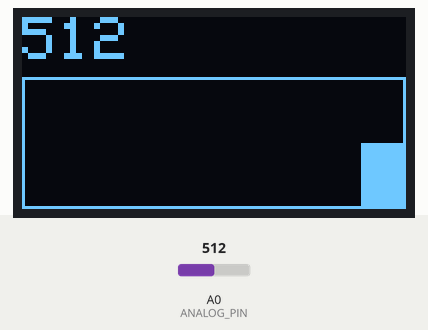
Simulated run of this sketch. Board: Arduino Uno, built with avr-gcc and run on an emulated ATmega328P. Parts: 128×64 one-colour display. The test bench sets the inputs (shaded band); at power-on: A0 (ANALOG_PIN) = 512.

Above: at 1.24 s.
1.3 s: A0 (ANALOG_PIN) set to 716
At 1.41 s:
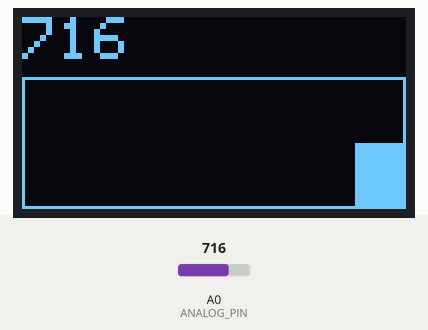
3.0 s: A0 (ANALOG_PIN) set to 900
At 3.05 s:
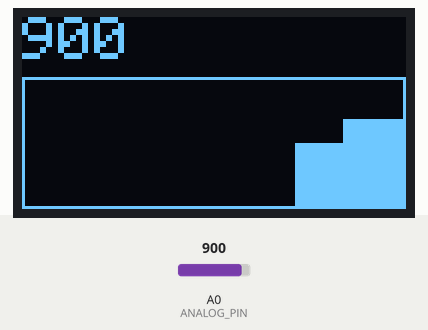
4.5 s: A0 (ANALOG_PIN) set to 1023
At 4.62 s:
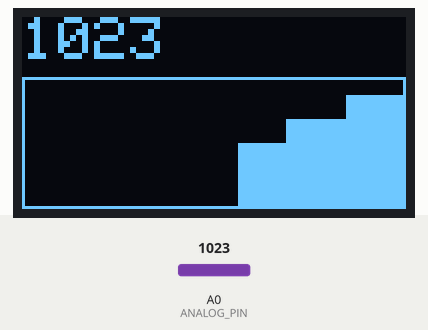

The sketch:

pot_code_oled.ino
```cpp
/*
If you want to learn how to use an OLED display, then watch my video on how to use them, connect them, and write code!
Video: https://www.youtube.com/watch?v=ee7MyGsxqqI

If you use this information anywhere, please cite the source.
Sourse: https://www.youtube.com/@HuHamster
My GitHub: https://www.github.com/HuHamster
*/

// Required libraries for working with Adafruit OLED
#include <Adafruit_GFX.h>
#include <Adafruit_SSD1306.h>
#include <Wire.h>

// --- DISPLAY CONFIGURATION ---

// Defining screen size
#define SCREEN_WIDTH 128 // OLED display width in pixels
#define SCREEN_HEIGHT 64 // OLED display height in pixels

// Adafruit_SSD1306 object.
// SCREEN_ADDRESS - is the typical I2C address for SSD1306 (can be 0x3C or 0x3D)
#define OLED_RESET -1 // Reset Pin, use -1 if not connected (typical for I2C)
#define SCREEN_ADDRESS 0x3C
Adafruit_SSD1306 display(SCREEN_WIDTH, SCREEN_HEIGHT, &Wire, OLED_RESET);

// --- PIN AND GRAPH SETTINGS ---
const int ANALOG_PIN = A0; // Analog pin from which data is read (e.g., potentiometer)

// Graph width (128 pixels)
const int GRAPH_WIDTH = SCREEN_WIDTH;
// Graph area height (64 - 20 = 44 pixels. 20 pixels reserved for the value)
const int GRAPH_HEIGHT = 44;
// Initial Y coordinate for the graph (top edge of the graph area)
const int GRAPH_Y_OFFSET = 20;

// Array to store 128 history points
int history[GRAPH_WIDTH];

// --- SETUP ---
void setup() {
  // Initialize the display
  if(!display.begin(SSD1306_SWITCHCAPVCC, SCREEN_ADDRESS)) {
    // If the display is not found, a message can be output to Serial
    Serial.begin(9600);
    Serial.println(F("SSD1306 initialization error"));
    for(;;); // Infinite loop if the display is not working
  }

  // Set initial display parameters
  display.clearDisplay();
  display.setTextColor(SSD1306_WHITE); // Text color
  display.display();

  // Clear the history array
  for (int i = 0; i < GRAPH_WIDTH; i++) {
    history[i] = 0;
  }
}

// --- LOOP ---
void loop() {
  // 1. Read analog value
  int rawValue = analogRead(ANALOG_PIN); // Value from 0 to 1023

  // 2. Scale the value for the graph
  // Map 0-1023 to the range 0-GRAPH_HEIGHT (0-44)
  int mappedValue = map(rawValue, 0, 1023, 0, GRAPH_HEIGHT);

  // 3. Shift history: move all old points 1 position to the left
  for (int i = 0; i < GRAPH_WIDTH - 1; i++) {
    history[i] = history[i + 1];
  }

  // 4. Add the new (scaled) value to the end of the array
  history[GRAPH_WIDTH - 1] = mappedValue;

  // --- DISPLAY ON SCREEN (START) ---
  display.clearDisplay();

  // --- 1. DISPLAY CURRENT VALUE (TOP) ---


  // Output the numerical value
  display.setTextSize(2);
  display.setCursor(0, 0); // Shift slightly lower for the number itself
  display.print(rawValue);

  // --- 2. DRAWING FRAME AND FILLED GRAPH (BOTTOM) ---

  // Drawing the frame to visualize the graph area
  display.drawRect(0, GRAPH_Y_OFFSET, GRAPH_WIDTH, GRAPH_HEIGHT, SSD1306_WHITE);

  for (int i = 0; i < GRAPH_WIDTH; i++) {
    int barHeight = history[i];

    // Calculate the starting Y coordinate for the filled part
    // GRAPH_Y_OFFSET (top of graph) + GRAPH_HEIGHT (full height) - barHeight (fill height)
    int startY = GRAPH_Y_OFFSET + GRAPH_HEIGHT - barHeight;

    // Drawing the filled vertical bar (column)
    // fillRect(X, Y, Width, Height, Color)
    display.fillRect(i, startY, 1, barHeight, SSD1306_WHITE);
  }

  // Update the display
  display.display();

  // Delay between updates
  delay(50);
}
```
